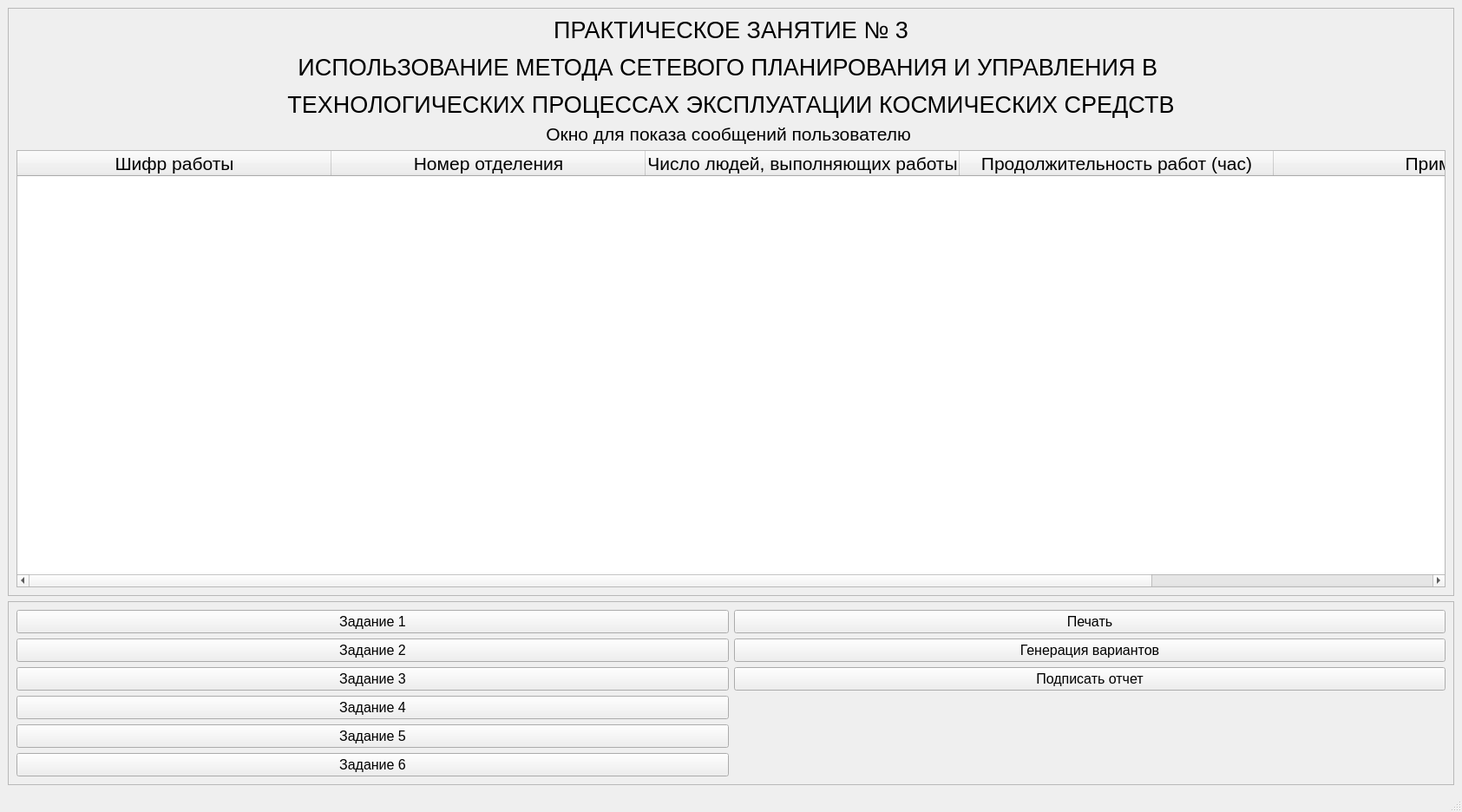
<?xml version="1.0" encoding="UTF-8"?>
<ui version="4.0">
 <class>MainMenu</class>
 <widget class="QMainWindow" name="MainMenu">
  <property name="geometry">
   <rect>
    <x>0</x>
    <y>0</y>
    <width>1685</width>
    <height>936</height>
   </rect>
  </property>
  <property name="windowTitle">
   <string>Меню</string>
  </property>
  <widget class="QWidget" name="centralwidget">
   <layout class="QVBoxLayout" name="verticalLayout">
    <item>
     <widget class="QFrame" name="frame">
      <property name="frameShape">
       <enum>QFrame::StyledPanel</enum>
      </property>
      <property name="frameShadow">
       <enum>QFrame::Raised</enum>
      </property>
      <layout class="QVBoxLayout" name="verticalLayout_2">
       <item>
        <widget class="QLabel" name="labelWelcome">
         <property name="lineWidth">
          <number>5</number>
         </property>
         <property name="midLineWidth">
          <number>5</number>
         </property>
         <property name="text">
          <string>&lt;html&gt;&lt;head/&gt;&lt;body&gt;&lt;p align=&quot;center&quot;&gt;&lt;span style=&quot; font-family:'Times New Roman'; font-size:20pt; color:#000000;&quot;&gt;ПРАКТИЧЕСКОЕ ЗАНЯТИЕ № 3&lt;/span&gt;&lt;/p&gt;&lt;p align=&quot;center&quot;&gt;&lt;span style=&quot; font-family:'Times New Roman'; font-size:20pt; color:#000000;&quot;&gt;ИСПОЛЬЗОВАНИЕ МЕТОДА СЕТЕВОГО ПЛАНИРОВАНИЯ И УПРАВЛЕНИЯ В &lt;/span&gt;&lt;/p&gt;&lt;p align=&quot;center&quot;&gt;&lt;span style=&quot; font-family:'Times New Roman'; font-size:20pt; color:#000000;&quot;&gt;ТЕХНОЛОГИЧЕСКИХ ПРОЦЕССАХ ЭКСПЛУАТАЦИИ КОСМИЧЕСКИХ СРЕДСТВ&lt;/span&gt;&lt;/p&gt;&lt;/body&gt;&lt;/html&gt;</string>
         </property>
        </widget>
       </item>
       <item>
        <widget class="QLabel" name="Dialoglabel">
         <property name="text">
          <string>&lt;html&gt;&lt;head/&gt;&lt;body&gt;&lt;p align=&quot;center&quot;&gt;&lt;span style=&quot; font-size:16pt;&quot;&gt;Окно для показа сообщений пользователю &lt;/span&gt;&lt;/p&gt;&lt;/body&gt;&lt;/html&gt;</string>
         </property>
        </widget>
       </item>
       <item>
        <widget class="QTableWidget" name="tableVar">
         <property name="enabled">
          <bool>true</bool>
         </property>
         <property name="cursor" stdset="0">
          <cursorShape>ArrowCursor</cursorShape>
         </property>
         <property name="autoFillBackground">
          <bool>false</bool>
         </property>
         <property name="inputMethodHints">
          <set>Qt::ImhNone</set>
         </property>
         <property name="frameShadow">
          <enum>QFrame::Sunken</enum>
         </property>
         <property name="lineWidth">
          <number>2</number>
         </property>
         <property name="midLineWidth">
          <number>0</number>
         </property>
         <property name="autoScrollMargin">
          <number>16</number>
         </property>
         <property name="editTriggers">
          <set>QAbstractItemView::EditKeyPressed</set>
         </property>
         <property name="gridStyle">
          <enum>Qt::SolidLine</enum>
         </property>
         <property name="rowCount">
          <number>0</number>
         </property>
         <property name="columnCount">
          <number>5</number>
         </property>
         <attribute name="horizontalHeaderVisible">
          <bool>true</bool>
         </attribute>
         <attribute name="horizontalHeaderCascadingSectionResizes">
          <bool>true</bool>
         </attribute>
         <attribute name="horizontalHeaderMinimumSectionSize">
          <number>70</number>
         </attribute>
         <attribute name="horizontalHeaderDefaultSectionSize">
          <number>362</number>
         </attribute>
         <attribute name="horizontalHeaderHighlightSections">
          <bool>true</bool>
         </attribute>
         <attribute name="horizontalHeaderShowSortIndicator" stdset="0">
          <bool>false</bool>
         </attribute>
         <attribute name="horizontalHeaderStretchLastSection">
          <bool>true</bool>
         </attribute>
         <attribute name="verticalHeaderVisible">
          <bool>true</bool>
         </attribute>
         <attribute name="verticalHeaderCascadingSectionResizes">
          <bool>true</bool>
         </attribute>
         <attribute name="verticalHeaderMinimumSectionSize">
          <number>25</number>
         </attribute>
         <attribute name="verticalHeaderDefaultSectionSize">
          <number>35</number>
         </attribute>
         <attribute name="verticalHeaderShowSortIndicator" stdset="0">
          <bool>false</bool>
         </attribute>
         <attribute name="verticalHeaderStretchLastSection">
          <bool>false</bool>
         </attribute>
         <column>
          <property name="text">
           <string>Шифр работы</string>
          </property>
          <property name="font">
           <font>
            <pointsize>16</pointsize>
           </font>
          </property>
         </column>
         <column>
          <property name="text">
           <string>Номер отделения</string>
          </property>
          <property name="font">
           <font>
            <pointsize>16</pointsize>
           </font>
          </property>
         </column>
         <column>
          <property name="text">
           <string>Число людей, выполняющих работы</string>
          </property>
          <property name="font">
           <font>
            <pointsize>16</pointsize>
           </font>
          </property>
         </column>
         <column>
          <property name="text">
           <string>Продолжительность работ (час)</string>
          </property>
          <property name="font">
           <font>
            <pointsize>16</pointsize>
           </font>
          </property>
         </column>
         <column>
          <property name="text">
           <string>Прим.</string>
          </property>
          <property name="font">
           <font>
            <pointsize>16</pointsize>
            <weight>50</weight>
            <bold>false</bold>
           </font>
          </property>
         </column>
        </widget>
       </item>
      </layout>
     </widget>
    </item>
    <item>
     <widget class="QFrame" name="frame_2">
      <property name="frameShape">
       <enum>QFrame::StyledPanel</enum>
      </property>
      <property name="frameShadow">
       <enum>QFrame::Raised</enum>
      </property>
      <layout class="QGridLayout" name="gridLayout">
       <item row="3" column="2">
        <widget class="QPushButton" name="btnTask3">
         <property name="font">
          <font>
           <pointsize>12</pointsize>
          </font>
         </property>
         <property name="text">
          <string>Задание 3</string>
         </property>
        </widget>
       </item>
       <item row="5" column="2">
        <widget class="QPushButton" name="btnTask5">
         <property name="font">
          <font>
           <pointsize>12</pointsize>
          </font>
         </property>
         <property name="text">
          <string>Задание 5</string>
         </property>
        </widget>
       </item>
       <item row="2" column="2">
        <widget class="QPushButton" name="btnTask2">
         <property name="font">
          <font>
           <pointsize>12</pointsize>
          </font>
         </property>
         <property name="text">
          <string>Задание 2</string>
         </property>
        </widget>
       </item>
       <item row="4" column="2">
        <widget class="QPushButton" name="btnTask4">
         <property name="font">
          <font>
           <pointsize>12</pointsize>
          </font>
         </property>
         <property name="text">
          <string>Задание 4</string>
         </property>
        </widget>
       </item>
       <item row="6" column="2">
        <widget class="QPushButton" name="btnTask6">
         <property name="font">
          <font>
           <pointsize>12</pointsize>
          </font>
         </property>
         <property name="text">
          <string>Задание 6</string>
         </property>
        </widget>
       </item>
       <item row="1" column="2">
        <widget class="QPushButton" name="btnTask1">
         <property name="font">
          <font>
           <pointsize>12</pointsize>
          </font>
         </property>
         <property name="text">
          <string>Задание 1</string>
         </property>
        </widget>
       </item>
       <item row="1" column="3">
        <widget class="QPushButton" name="btnPrint">
         <property name="font">
          <font>
           <pointsize>12</pointsize>
          </font>
         </property>
         <property name="text">
          <string>Печать</string>
         </property>
        </widget>
       </item>
       <item row="2" column="3">
        <widget class="QPushButton" name="btnGenVar">
         <property name="font">
          <font>
           <pointsize>12</pointsize>
          </font>
         </property>
         <property name="text">
          <string>Генерация вариантов</string>
         </property>
        </widget>
       </item>
       <item row="3" column="3">
        <widget class="QPushButton" name="btnReportSign">
         <property name="font">
          <font>
           <pointsize>12</pointsize>
          </font>
         </property>
         <property name="text">
          <string>Подписать отчет</string>
         </property>
        </widget>
       </item>
      </layout>
     </widget>
    </item>
   </layout>
  </widget>
  <widget class="QMenuBar" name="menubar">
   <property name="geometry">
    <rect>
     <x>0</x>
     <y>0</y>
     <width>1685</width>
     <height>21</height>
    </rect>
   </property>
  </widget>
  <widget class="QStatusBar" name="statusbar"/>
 </widget>
 <resources/>
 <connections/>
</ui>
